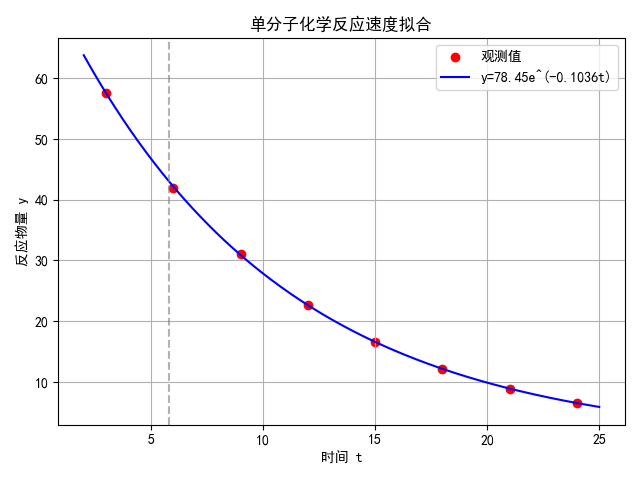

Write the Python code that produced this figure.
import numpy as np
import matplotlib.pyplot as plt
from scipy.optimize import curve_fit

plt.rcParams['font.sans-serif'] = ['SimHei']
plt.rcParams['axes.unicode_minus'] = False

t = np.array([3, 6, 9, 12, 15, 18, 21, 24], dtype=float)
y = np.array([57.6, 41.9, 31.0, 22.7, 16.6, 12.2, 8.9, 6.5])

# (a) 对数线性化估初值
B, A = np.polyfit(t, np.log(y), 1)
m0, k0 = B, np.exp(A)
print(f"初值估计：k0 = {k0:.4f}, m0 = {m0:.6f}")

# (b) 非线性拟合
def model(t, k, m):
    return k * np.exp(m * t)

popt, pcov = curve_fit(model, t, y, p0=[k0, m0])
k, m = popt
print(f"非线性拟合：k = {k:.4f}, m = {m:.6f}")
print(f"t = 5.8 时，y 预测值 = {model(5.8, k, m):.4f}")

ts = np.linspace(2, 25, 200)
plt.scatter(t, y, color='red', label='观测值')
plt.plot(ts, model(ts, k, m), 'b-', label=f'y={k:.2f}e^({m:.4f}t)')
plt.axvline(5.8, color='gray', linestyle='--', alpha=0.6)
plt.xlabel('时间 t'); plt.ylabel('反应物量 y')
plt.title('单分子化学反应速度拟合')
plt.legend(); plt.grid(True)
plt.tight_layout(); plt.show()
